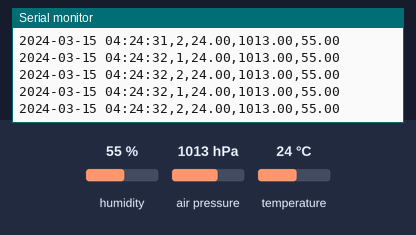
A sketch run on a simulated ESP32. On the bench: the last lines printed to the serial monitor. Inputs (shaded band) come from the test bench; at power-on: humidity 55 %, air pressure 1013 hPa, temperature 24 °C. WiFi joins after 1.5 s; servers stay silent unless stated; the local clock reads 2024-03-15 10:24:30 at power-on unless the sketch sets it.

Above: at 2.7 s.
2.8 s: humidity set to 22 %
At 4.1 s:
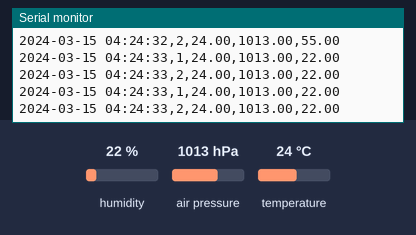
4.3 s: air pressure set to 952 hPa
At 5.1 s:
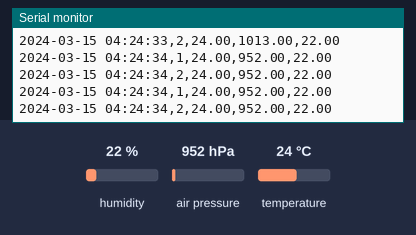
5.8 s: temperature set to 12 °C
At 7.3 s:
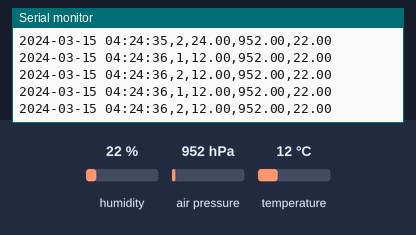
Timing chart, 0 to 8.8 s (numbered marks = the images above; inputs shaded):
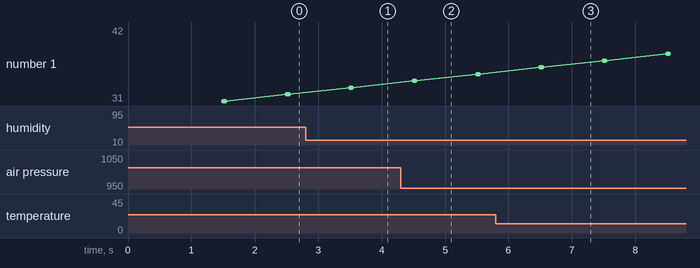

The sketch:

main.ino
```cpp
#include <Wire.h>
#include <Adafruit_BME280.h>
#include <ESP32Time.h>  //Libreria para usar el timer
#include <WiFi.h>
#include <HardwareSerial.h>
#define DEBUG false

// Definición de la red WiFi
const char* ssid = "LaboratorioDelta";   // Tu red WiFi SSID
const char* password = "labdelta21!";    // Tu contraseña WiFi

// NTP server
const char* ntpServer = "pool.ntp.org";
const long gmtOffset_sec = 0;  // GMT -6
const int daylightOffset_sec = 0;

ESP32Time rtc(-21600);

hw_timer_t *timer = NULL;

#define SEALEVELPRESSURE_HPA (1013.25)

Adafruit_BME280 bme1; // I2C
Adafruit_BME280 bme2; // I2C

bool timer_flag = true;

HardwareSerial MySerial(0);

void ARDUINO_ISR_ATTR onTimer() {
  timer_flag = true;
}

void setup() {
  Serial.begin(9600);
  MySerial.begin(9600, SERIAL_8N1, -1, -1);
  // Inicializar sensores
  if ( bme1.begin(0x76) & bme2.begin(0x77)) {
    if (DEBUG) Serial.println("BME280 sensors in address 0x76 and 0x77 conected");
  }
  else{
    Serial.println("Could not find a valid BME280 sensor, check wiring!");
    while (1);
  }
  // Conectar a la red WiFi
  WiFi.begin(ssid, password);
  while (WiFi.status() != WL_CONNECTED) {
    delay(500);
    if (DEBUG) Serial.print(".");
  }
  if (DEBUG) Serial.println("Connected to WiFi");
  // Sincronizar tiempo
  syncTime(DEBUG);
  // Set timer frequency to 1Mhz
  timer = timerBegin(1000000);
  // Attach onTimer function to our timer.
  timerAttachInterrupt(timer, &onTimer);
  // Set alarm to call onTimer function every second (value in microseconds).
  // Repeat the alarm (third parameter) with unlimited count = 0 (fourth parameter).
  timerAlarm(timer, 1000000, true, 0);
}

void loop() {
  // Ejecuta la función de impresión si la bandera está activa
  if (timer_flag) {
    printValues(&Serial);
    printValues(&MySerial);
    timer_flag = false; // Resetea la bandera
  }
}

void printValues(Print* elserial) {
  // Imprime los datos del Sensor 1
  String now = rtc.getTime("%Y-%m-%d %H:%M:%S,");
  elserial->print(now);
  elserial->print("1,"); // Identificador del sensor
  elserial->print(bme1.readTemperature()); // Temperatura
  elserial->print(",");
  elserial->print(bme1.readPressure() / 100.0F); // Presión en hPa
  elserial->print(",");
  elserial->print(bme1.readHumidity()); // Humedad
  elserial->println(); // Finaliza la línea
  // Imprime los datos del Sensor 2
  elserial->print(now);
  elserial->print("2,"); // Identificador del sensor
  elserial->print(bme2.readTemperature()); // Temperatura
  elserial->print(",");
  elserial->print(bme2.readPressure() / 100.0F); // Presión en hPa
  elserial->print(",");
  elserial->print(bme2.readHumidity()); // Humedad
  elserial->println(); // Finaliza la línea
}

void syncTime(bool debug) {
  configTime(gmtOffset_sec, daylightOffset_sec, ntpServer);
  if (debug) Serial.println("Waiting for NTP time sync");
  unsigned long startMillis = millis();
  while (millis() - startMillis < 10000) {  // Espera hasta 10 segundos para sincronizar
    if (time(nullptr) > 0) {  // Verifica si se ha sincronizado el tiempo
      rtc.setTime(time(nullptr)); // Ajusta la hora actual
      if(debug) Serial.println("Time synced!");
      return;
    }
    delay(500);
    if (debug) Serial.print(".");
  }
  if (debug) Serial.println("Failed to sync time.");
}
```

Measured:
- after the input at 2.8 s, the serial monitor: prints a new line after 0.70 s (image 1)
- after the input at 4.3 s, the serial monitor: prints a new line after 0.20 s (image 2)
- after the input at 5.8 s, the serial monitor: prints a new line after 0.70 s (image 3)
